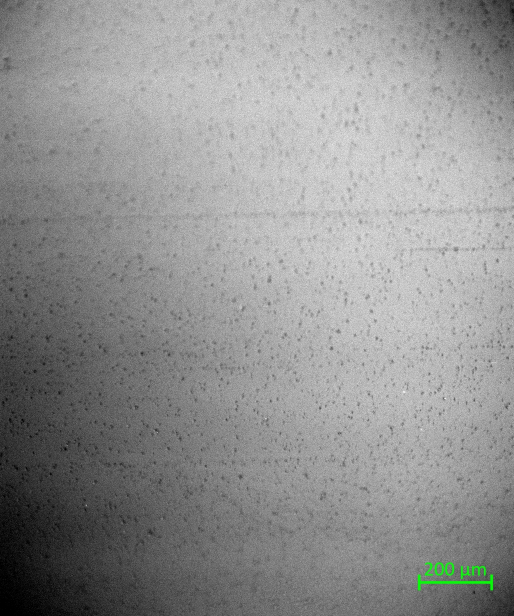
#> input picture ImageNew/1_Macro_10_1000_32_6_1.jpg, 1028 x 1232 px, found by its file name (shown at 1/2 size); its folder holds only this picture in this run
$ python main.py
#> lines starting #> are read from the running program, lines starting #| are printed output that depends on the picture; after the words box and inside, x2 and y2 are one past the last pixel; in counts of white or black regions, pixels touching at a corner belong together
#> (reads Results_number_of_crystals.csv from the repository)
### Statistic/datasets.py
import pandas as pd
import numpy as np

def separate_data_statistic(data):
    types = data['Type'].unique()
    reynolds = data['Reynolds'].unique()

    dataframes = {}
    for type in types:
        for reynold in reynolds:
            dataframes['df_%s_%s' % (str(type).lower(), reynold)] = data[(data['Type'] == type) & (data['Reynolds'] == reynold)]

    return dataframes

def calculate_parameters(data):
    parameters = data.describe()
    mean_n_crystals = parameters['N_of_crystals']['mean']
    std_n_crystals = parameters['N_of_crystals']['std']
    mean_parent = parameters['Parent(%)']['mean']
    std_parent = parameters['Parent(%)']['std']
    mean_child = parameters['Child(%)']['mean']
    std_child = parameters['Child(%)']['std']
    mean_else = parameters['No Parent/Child(%)']['mean']
    std_else = parameters['No Parent/Child(%)']['std']

    return mean_n_crystals,std_n_crystals,mean_parent,std_parent,mean_child,std_child,mean_else,std_else

def parameters_dataframe(dataframes):
    '''
        Create a DF with the parameters about the hierarchy of func findCountours by Group
    '''
    parameters = pd.DataFrame(columns=['Data','N crystal','Parent', 'Child', 'No parent/child'])
    for datas in dataframes:
        mean_n_crystals,std_n_crystals,mean_parent,std_parent,mean_child,std_child,mean_else,std_else = calculate_parameters(dataframes[datas])
        row_to_append = pd.DataFrame([{'Group':datas, 'N crystal':'%s+-%s' %(round(mean_n_crystals, 2), round(std_n_crystals,2)), 'Parent':'%s%%+-%s' %(round(mean_parent, 2), round(std_parent,2)),
                                    'Child':'%s%%+-%s' %(round(mean_child, 2), round(std_child,2)), 'No parent/child':'%s%%+-%s' %(round(mean_else, 2), round(std_else,2))}])
        parameters = pd.concat([parameters, row_to_append], ignore_index=True)
    return parameters

### Crystals/classification_crystals.py
#import the libraries
import numpy as np
import pandas as pd
import seaborn as sns
import matplotlib.pyplot as plt
import cv2
import os

def get_files(folder_path):
    return os.listdir(folder_path)

def get_image(folder_path, file):
    return cv2.imread('%s/%s' % (folder_path, file))

def get_properties(file):
    '''
        properties[0] -> Number of the teste
            ''    [1] -> Type(Macro, Micro, Mist)
            ''    [2] -> Concentration
            ''    [3] -> Reynolds
            ''    [4] -> Toil
            ''    [5] -> Tcool
            ''    [6] -> Time
            ''    [7] -> Island, only Micro
            ''    [8] -> Island number, only Micro
    '''
    return file[:-4].split('_')

def images_to_verify(properties, island):
    if properties[1] == 'Macro' or (properties[1] == 'Micro' and is_island(properties) is island):
        return True
    return False

# [4 lines left out: function is_island, not called in this run]

def images_to_crop(island):
    if island:
        return ['Macro','Mistura']
    return ['Macro','Micro','Mistura']

def crop_the_image(image, scale_crop):
    height, width,_ = image.shape
    crop_size = int(min(height, width) * scale_crop)
    x = int((width - crop_size) / 2)
    y = int((height - crop_size) / 2)
    image = image[y:y+crop_size, x:x+crop_size]
    return image

# [7 lines left out: function filter_nucleated_crystals, not called in this run]

def filter_non_nucleated_crystals(image):
    gray = cv2.cvtColor(image, cv2.COLOR_BGR2GRAY)
    # avg_tone = np.mean(gray)
    blurImg = cv2.GaussianBlur(gray, (5, 5), 0)
    thresh = cv2.adaptiveThreshold(blurImg, 255, cv2.ADAPTIVE_THRESH_GAUSSIAN_C, cv2.THRESH_BINARY, 49,11)
    contours, _ = cv2.findContours(thresh, cv2.RETR_LIST, cv2.CHAIN_APPROX_SIMPLE)
    return contours, _, 'non-nucleated'

def status_color_image(image):
    if np.mean(image) < 100 and np.max(image) - np.min(image) > 100:
        status = "Imagem com Fundo Escuro e Cristais Claros"
    elif np.mean(image) > 150 and np.max(image) - np.min(image) > 100:
        status = "Imagem com Fundo Claro e Cristais Escuros"
    else:
        status = "Imagem com Tons Médios"
    return status

# [122 lines left out: function filter, not called in this run]

def classification(image, data, contours, hierarchy, properties, status_crystals):
    # [4 lines of commented-out code are left out]
    cont_parent, cont_child, cont_else = 0, 0, 0
    # Iterate over all contours and store aspect ratios and rectangles based on inside/outside the islands
    for i, cnt in enumerate(contours):
        if hierarchy[0, i, 2] != -1:  # Check if it's a parent contour (island), does not enter in dataset
            minAreaRect = cv2.minAreaRect(cnt)
            width, height = minAreaRect[1]
            if min(width, height) > 0:
                aspect_ratio = max(width, height) / min(width, height)
                box = cv2.boxPoints(minAreaRect)
                box = np.int0(box)
                cont_parent += 1

                # draw the contours
                image = cv2.drawContours(image, [box], 0, (0, 255, 0), 1)

        elif hierarchy[0, i, 3] != -1:  # Check if it's a child contour (inside an island)
            minAreaRect = cv2.minAreaRect(cnt)
            width, height = minAreaRect[1]
            if min(width, height) > 0:
                aspect_ratio = max(width, height) / min(width, height)
                box = cv2.boxPoints(minAreaRect)
                box = np.int0(box)
                cont_child += 1
                # row_to_append = pd.DataFrame([{'Type':properties[1], 'Reynolds':properties[3], 'Toil':properties[4], 'Tcool':properties[5], 'Time':properties[6], 'Island':'Inside', 'AR': aspect_ratio}])
                # data = pd.concat([data, row_to_append], ignore_index=True)

                # draw the contours
                image = cv2.drawContours(image, [box], 0, (255, 0, 0), 1)

        else:
            minAreaRect = cv2.minAreaRect(cnt)
            width, height = minAreaRect[1]
            if min(width, height) > 0:
                aspect_ratio = max(width, height) / min(width, height)
                box = cv2.boxPoints(minAreaRect)
                box = np.int0(box)
                cont_else += 1

                if width < 0.9*image.shape[0]:
                    row_to_append = pd.DataFrame([{'Type':properties[1], 'Reynolds':properties[3], 'Toil':properties[4], 'Tcool':properties[5], 'Time':int(properties[6]), 'Island':'Outside', 'AR': aspect_ratio,'Status': status_crystals}])
                    data = pd.concat([data, row_to_append], ignore_index=True)

                    # draw the contours
                    image = cv2.drawContours(image, [box], 0, (0, 0, 255), 1)

    perct_parent, perct_child, perct_else = proportion_contours(cont_parent,cont_child,cont_else)

    # validate the contours
    # cv2.imshow('Cristais_%s_%s_%s' % (properties[1], properties[3], properties[6]), image)
    # cv2.waitKey(0)
    # cv2.destroyAllWindows()

    n_of_crystals = data.shape[0]

    return data, n_of_crystals, perct_parent, perct_child, perct_else

def proportion_contours(cont_parent, cont_child, cont_else):
    sum = cont_parent + cont_child + cont_else
    if sum == 0:
        return 0, 0, 0
    perct_parent = cont_parent/sum *100
    perct_child = cont_child/sum * 100
    perct_else = cont_else/sum * 100
    return round(perct_parent,2), round(perct_child,2), round(perct_else,2)

### Data_visualization/pos.py
'''
    Graphics in readme.md
'''
import matplotlib.pyplot as plt
import seaborn as sns

def graphics(data, data_crystals):
    # 1: AR x Reynolds, hue = Type
    plt.subplot(2, 2, 1)
    sns.lineplot(x=data['Reynolds'], y=data['AR'], hue=data['Type'])
    plt.xlabel('Reynolds [-]', fontweight='bold')
    plt.ylabel('Aspect ratio [-]', fontweight='bold')
    # plt.title('AR x Reynolds')

    # 2: AR x Reynolds, hue = Toil
    plt.subplot(2, 2, 2)
    sns.lineplot(x=data['Reynolds'], y=data['AR'], hue=data['Toil'])
    plt.xlabel('Reynolds [-]', fontweight='bold')
    plt.ylabel('Aspect ratio [-]', fontweight='bold')
    # plt.title('AR x Reynolds')

    # 3: AR x Reynolds, hue = Tcool
    plt.subplot(2, 2, 3)
    sns.lineplot(x=data['Reynolds'], y=data['AR'], hue=data['Tcool'])
    plt.xlabel('Reynolds [-]', fontweight='bold')
    plt.ylabel('Aspect ratio [-]', fontweight='bold')
    # plt.title('AR x Reynolds')

    # 4: AR x Time
    plt.subplot(2, 2, 4)
    df = data.copy()
    df['Time'] = df['Time'].astype(int)
    df = df.sort_values('Time', ascending=True).reset_index(drop=True)
    sns.lineplot(df, x=df['Time'], y=df['AR'], hue=df['Type'])
    plt.xlabel('Time [s]', fontweight='bold')
    plt.ylabel('Aspect ratio [-]', fontweight='bold')
    # plt.title('AR x Time')
    plt.show()

    # 5: Distribution of AR
    sns.histplot(data, x = data['AR'], bins=50, kde=True, hue=data['Type'])
    plt.xlabel('Aspect ratio [-]', fontweight='bold')

    # plt.title('Distribution of AR')
    plt.show()

    # 6: Distribution of AR by Reynolds at Macro crystals
    plt.subplot(1,2,1)
    df_macro = data[(data['Type'] == 'Macro')]
    sns.histplot(df_macro, x = df_macro['AR'], bins=20, kde=True, hue=df_macro['Reynolds'])
    plt.xlabel('Aspect ratio [-]', fontweight='bold')
    # plt.title('Distribution of AR by Reynolds at Macro crystals')

    # 7: Distribution of AR by Reynolds at Micro crystals
    plt.subplot(1,2,2)
    df_micro = data[(data['Type'] == 'Micro')]
    sns.histplot(df_micro, x = df_micro['AR'], bins=20, kde=True, hue=df_micro['Reynolds'])
    plt.xlabel('Aspect ratio [-]', fontweight='bold')
    # plt.title('Distribution of AR by Reynolds at Micro crystals')
    plt.show()
    # --------------------------------------- N_of_crystals graphics ---------------------------------------------------
    # 8: N of crystals x Reynolds, hue = Type
    df_1 = data_crystals.groupby(['Type','Reynolds'], as_index=False)['N_of_crystals'].sum()
    plt.subplot(2, 2, 1)
    sns.lineplot(x=df_1['Reynolds'], y=df_1['N_of_crystals'], hue=df_1['Type'])
    plt.xlabel('Reynolds [-]', fontweight='bold')
    plt.ylabel('Number of crystals [-]', fontweight='bold')
    # plt.title('N_of_crystals x Reynolds')

    # 9: N of crystals x Reynolds, hue = Toil
    df_2 = data_crystals.groupby(['Toil','Reynolds'], as_index=False)['N_of_crystals'].sum()
    plt.subplot(2, 2, 2)
    sns.lineplot(x=df_2['Reynolds'], y=df_2['N_of_crystals'], hue=df_2['Toil'])
    plt.xlabel('Reynolds [-]', fontweight='bold')
    plt.ylabel('Number of crystals [-]', fontweight='bold')
    # plt.title('N_of_crystals x Reynolds')

    # 10: N of crystals x Reynolds, hue = Tcool
    df_3 = data_crystals.groupby(['Tcool','Reynolds'], as_index=False)['N_of_crystals'].sum()
    plt.subplot(2, 2, 3)
    sns.lineplot(x=df_3['Reynolds'], y=df_3['N_of_crystals'], hue=df_3['Tcool'])
    plt.xlabel('Reynolds [-]', fontweight='bold')
    plt.ylabel('Number of crystals [-]', fontweight='bold')
    # plt.title('N_of_crystals x Reynolds')

    # 11: N_of_crystals x Time
    data_crystals['Time'] = data_crystals['Time'].astype(int)
    df_4 = data_crystals.groupby(['Type','Time'], as_index=False)['N_of_crystals'].sum()
    plt.subplot(2, 2, 4)
    # df_4 = df_4.sort_values('Time', ascending=True).reset_index(drop=True)
    sns.lineplot(df_4, x=df_4['Time'], y=df_4['N_of_crystals'], hue=df_4['Type'])
    plt.xlabel('Time [s]', fontweight='bold')
    plt.ylabel('Number of crystals [-]', fontweight='bold')
    # plt.title('N_of_crystals x Time')
    plt.show()

    # # 12: Distribution of N_of_crystals
    # sns.histplot(data_crystals, x = data_crystals['N_of_crystals'].sum(), bins=15, kde=True, hue=data_crystals['Type'])
    # plt.title('Distribuiton of N_of_crystals')
    # plt.show()

# [13 lines left out: function hierarchy, not called in this run]

### Islands_at_micro/island_crop.py
'''
    We start the project cropping the raw image in the center. But we noticed that micro type images
    have a different tendency in crystal formation. So we decide to create a filter to identify these formations(we called island),
    to correctly classify the crystals.
'''
import numpy as np
import pandas as pd
import cv2
import os

def create_dataframes(columns):
    return pd.DataFrame(columns=columns)

# [6 lines left out: function row_to_append, not called in this run]

def save_the_data(data, name_csv_file):
    return data.to_csv(name_csv_file, index=True)

def get_image(folder_path, file):
    return cv2.imread('%s/%s' % (folder_path, file))

def save_the_image(folder_path, filename, num, image):
    return cv2.imwrite(os.path.join(folder_path, '%s_island_%s.jpg' % (filename[:-4], num)), image)

# [5 lines left out: function image_copy, not called in this run]

def get_properties(file):
    return file[:-4].split('_')

# [9 lines left out: functions image_island, check_if_image_island_exists, not called in this run]

def check_to_crop(folder_path, file):
    if get_properties(file)[1] == 'Micro' and (image_island(get_properties(file)) is False) and (check_if_image_island_exists(folder_path, file) is False):
        return True
    return False

# [88 lines left out: functions filter, classify, draw_island, crop_the_island, data_each_image, not called in this run]

def data_islands(data_image, quant_islands):
    data_image = data_image.sort_values("Area", ascending=False)
    return data_image[:quant_islands]

# [19 lines left out: functions check_island_is_full_image, detect_if_island_is_legend, delete_islands, not called in this run]

def main_island(folder_path, quant_islands):
    data = create_dataframes(['Type', 'Reynolds', 'Toil', 'Tcool', 'Time','AR','Area','Countour'])
    df_cnt = data.copy()
    n_cnt = []
    print('Start to crop the island at micro images')
    print('------------NEW ISLAND IMAGES------------')
    counter_new_images = 0
    for file in os.listdir(folder_path):
        if check_to_crop(folder_path, file):
            image = get_image(folder_path, file)
            images = image_copy(image,2)

            properties = get_properties(file)
            contours, hierarchy = filter(image)
            data = classify(image,data,contours,hierarchy,properties)
            df = data_each_image(data, n_cnt, data.shape[0])
            df_islands = data_islands(df, quant_islands)
            # draw_island(images[0], df_islands)

            island_num = 0
            for i in range(df_islands.shape[0]):
                island_image = crop_the_island(images[1], df_islands.iloc[i,:]['Countour'])

                if detect_if_island_is_legend(island_image):
                    continue

                save_the_image(folder_path, filename=file, num=island_num, image=island_image)
                row_to_append = pd.DataFrame([{'Type':properties[1], 'Reynolds':properties[3], 'Toil':properties[4], 'Tcool':properties[5], 'Time':int(properties[6]), 'AR': df_islands.iloc[i,:]['AR'],'Area':df_islands.iloc[i,:]['Area'], 'Countour': df_islands.iloc[i,:]['Countour']}])
                df_cnt = pd.concat([df_cnt, row_to_append], ignore_index=True)
                island_num += 1

                if check_island_is_full_image(df_islands, row=i, size_image=image.shape[0]*image.shape[1]):
                    break

            print('%s - islands:%s' % (file, island_num))
            counter_new_images += 1

    if counter_new_images == 0:
        print('All micro images has cropped')
    print('-----------------------------------------')

    save_the_data(df_cnt, 'D:\LUCAS\IC\FUNWAX\Results_islands.csv')

    # creat a function that return the scale_crop
    # function -> (number_of_micro_images, sum_of_total_area_at_micro)


### Crystals/data.py
import pandas as pd
import numpy as np
import seaborn as sns
import matplotlib.pyplot as plt

def create_dataframes(columns):
    return pd.DataFrame(columns=columns)

def save_the_data(data, name_csv_file):
    return data.to_csv(name_csv_file, index=True)

# [17 lines left out: functions separate_the_data_by_column, row_to_append, not called in this run]

def data_n_of_crystals(data_crystals, properties, n_of_crystals_,perct_parent, perct_child, perct_else ):
    n_of_crystals_per_image = np.diff(n_of_crystals_)
    row_to_append = pd.DataFrame([{'Type':properties[1], 'Reynolds':properties[3], 'Toil':properties[4], 'Tcool':properties[5], 'Time':properties[6], 'N_of_crystals': n_of_crystals_per_image[-1], 'Parent(%)':perct_parent, 'Child(%)':perct_child, 'No Parent/Child(%)':perct_else}])
    data_crystals = pd.concat([data_crystals, row_to_append], ignore_index=True)
    return data_crystals

# [7 lines left out: function data_each_image, not called in this run]


### main.py
from Islands_at_micro.island_crop import main_island, delete_islands
from Crystals.data import create_dataframes, separate_the_data_by_column, save_the_data, data_n_of_crystals, data_each_image
from Crystals.classification_crystals import get_files, get_properties, images_to_verify, get_image, crop_the_image, filter, filter_nucleated_crystals, filter_non_nucleated_crystals, classification, images_to_crop, status_color_image
from Statistic.hierarchy_erro import hierarchy_erro
from Data_visualization.dynamic import dist_image
from Data_visualization.pos import graphics

# Variables
# FOLDER_PATH = '/home/lucas/FUNWAX/Images' ## linux path
FOLDER_PATH = 'D:\LUCAS\IC\FUNWAX\ImageNew'
# FOLDER_PATH = 'D:\LUCAS\IC\FUNWAX\Images_test1'
NAME_CSV_DATA = 'Results_crystals.csv'
NAME_CSV_DATA_CRYSTALS = 'Results_number_of_crystals.csv'

def main(island, scale_crop):
    # Data
    data = create_dataframes(['Type', 'Reynolds', 'Toil', 'Tcool', 'Time','Island','AR','Status'])
    data_crystals = create_dataframes(['Type', 'Reynolds', 'Toil', 'Tcool', 'Time', 'N_of_crystals','Parent(%)','Child(%)','No Parent/Child(%)'])

    # List
    n_of_crystals_ = [0]
    num_image = []


    if island:
        main_island(FOLDER_PATH, 5) # crop the island from micro type images


    print('Start to classify the crystals')
    files = get_files(FOLDER_PATH)
    for file in files:
        properties = get_properties(file)

        if images_to_verify(properties, island):
            image = get_image(FOLDER_PATH, file)

            if properties[1] in images_to_crop(island):
                image = crop_the_image(image, scale_crop)

            status = status_color_image(image)

            if status == "Imagem com Fundo Escuro e Cristais Claros":
                contours, hierarchy, status_crystals = filter_nucleated_crystals(image)
                data, n_of_crystals, perct_parent, perct_child, perct_else  = classification(image, data, contours, hierarchy, properties, status_crystals)
            elif status == "Imagem com Fundo Claro e Cristais Escuros":
                contours, hierarchy, status_crystals = filter_non_nucleated_crystals(image)
                data, n_of_crystals, perct_parent, perct_child, perct_else  = classification(image, data, contours, hierarchy, properties, status_crystals)
            elif status == "Imagem com Tons Médios":
                for filter_ in [filter_non_nucleated_crystals(image), filter_nucleated_crystals(image)]:
                    contours, hierarchy, status_crystals = filter_
                    data, n_of_crystals, perct_parent, perct_child, perct_else  = classification(image, data, contours, hierarchy, properties, status_crystals)

            # [5 lines of commented-out code are left out]

            n_of_crystals_.append(n_of_crystals)
            data_crystals = data_n_of_crystals(data_crystals, properties, n_of_crystals_, perct_parent, perct_child, perct_else)

            # df = data_each_image(data,num_image,n_of_crystals)
            # dist_image(df)

            print('%s...Ok' % file)

    # update the data
    save_the_data(data, NAME_CSV_DATA)
    save_the_data(data_crystals, NAME_CSV_DATA_CRYSTALS)

    # dataframes = separate_the_data_by_column(data, 'kernel')

    graphics(data, data_crystals)
    # hierarchy(data_crystals)

    # print(hierarchy_erro())

    return data, data_crystals

if __name__ == '__main__':
    data, data_crystals = main(island=True, scale_crop=0.5)
#> in get_image, returned value is the input picture: shape (1232, 1028, 3); mean B, G, R 144.7, 145.1, 144.7
#> in crop_the_image, `image = image[y:y+crop_size, x:x+crop_size]`:
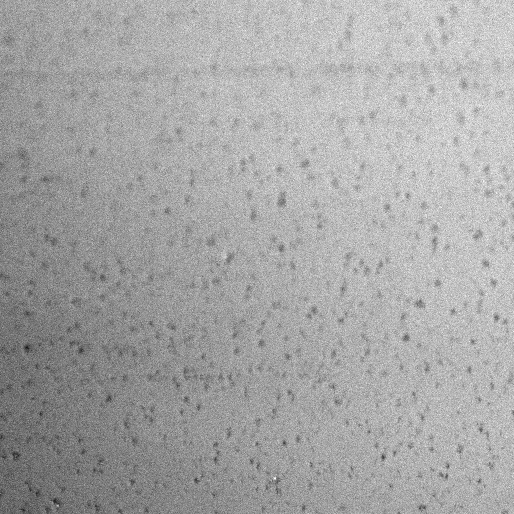
#> image: shape (514, 514, 3); min 19, max 254, mean 166.1
#> in filter_non_nucleated_crystals, `thresh = cv2.adaptiveThreshold(blurImg, 255, cv2.ADAPTIVE_THRESH_GAUSS..`:
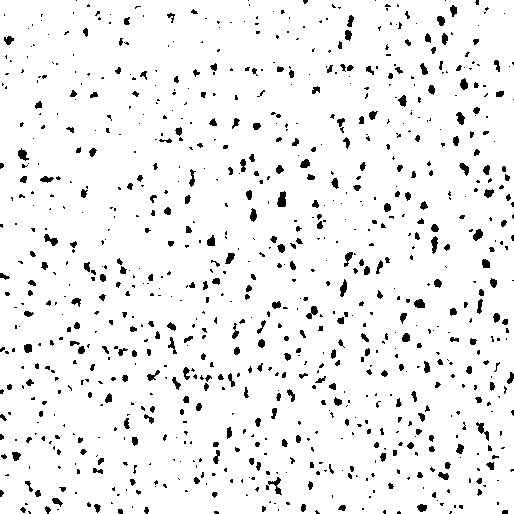
#> thresh: shape (514, 514); 94.2% white; 897 black regions (594 under 20 px)
#> in filter_non_nucleated_crystals, `contours, _ = cv2.findContours(thresh, cv2.RETR_LIST, cv2.CHAIN_APPROX..`: contours = 889 contours, 509 with area under 20; largest, box (x1, y1, x2, y2) and area: (0, 0, 514, 514) 262624, (276, 190, 287, 208) 130, (267, 476, 283, 496) 117, (43, 233, 59, 247) 103, (17, 147, 30, 162) 98
#> in main, `contours, hierarchy, status_crystals = filter_non_nucleated_crystals(i..`: status_crystals = 'non-nucleated'
#> the loop in classification, `for i, cnt in enumerate(contours):` made 889 passes
#> (cnt, minAreaRect, width, height, aspect_ratio, box, data) on passes 21, 41: ([[436, 500], [437, 499], [438, 500], [437, 501]], ((437, 500), (1.41, 1.41), -45), 1.41, 1.41, 1, [[437, 501], [436, 500], [437, 499], [438, 500]], table of 21 rows and 8 columns), ([[154, 486], [155, 485], [156, 486], [155, 487]], ((155, 486), (1.41, 1.41), -45), 1.41, 1.41, 1, [[155, 487], [154, 486], [155, 485], [156, 486]], table of 41 rows and 8 columns)
#> after the loop in classification, `for i, cnt in enumerate(contours):`:
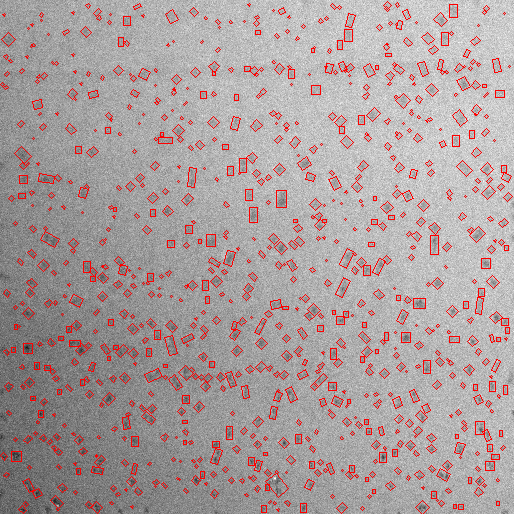
#> image: shape (514, 514, 3); mean of channels 0, 1, 2 157.5, 157.5, 171.1; drawn as B, G, R
#> in graphics, `plt.show()`:
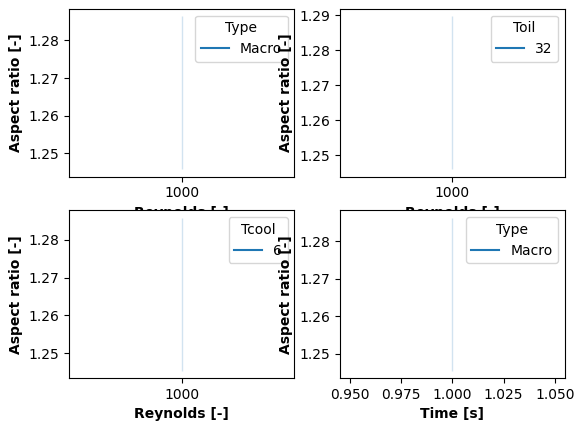
#> figure drawn by matplotlib, 4 panels
#> in graphics, `plt.show()`:
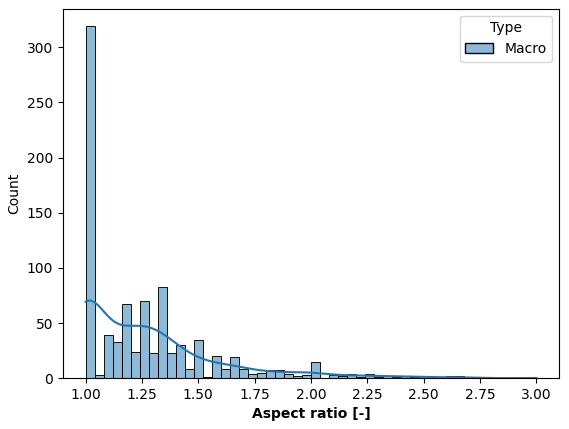
#> figure drawn by matplotlib, 1 panel; tallest bar 319 high, from x = 1 to 1.04; curve peaks at x = 1.02, y = 70.4
#> (the rest of the program and of its run is left out)
